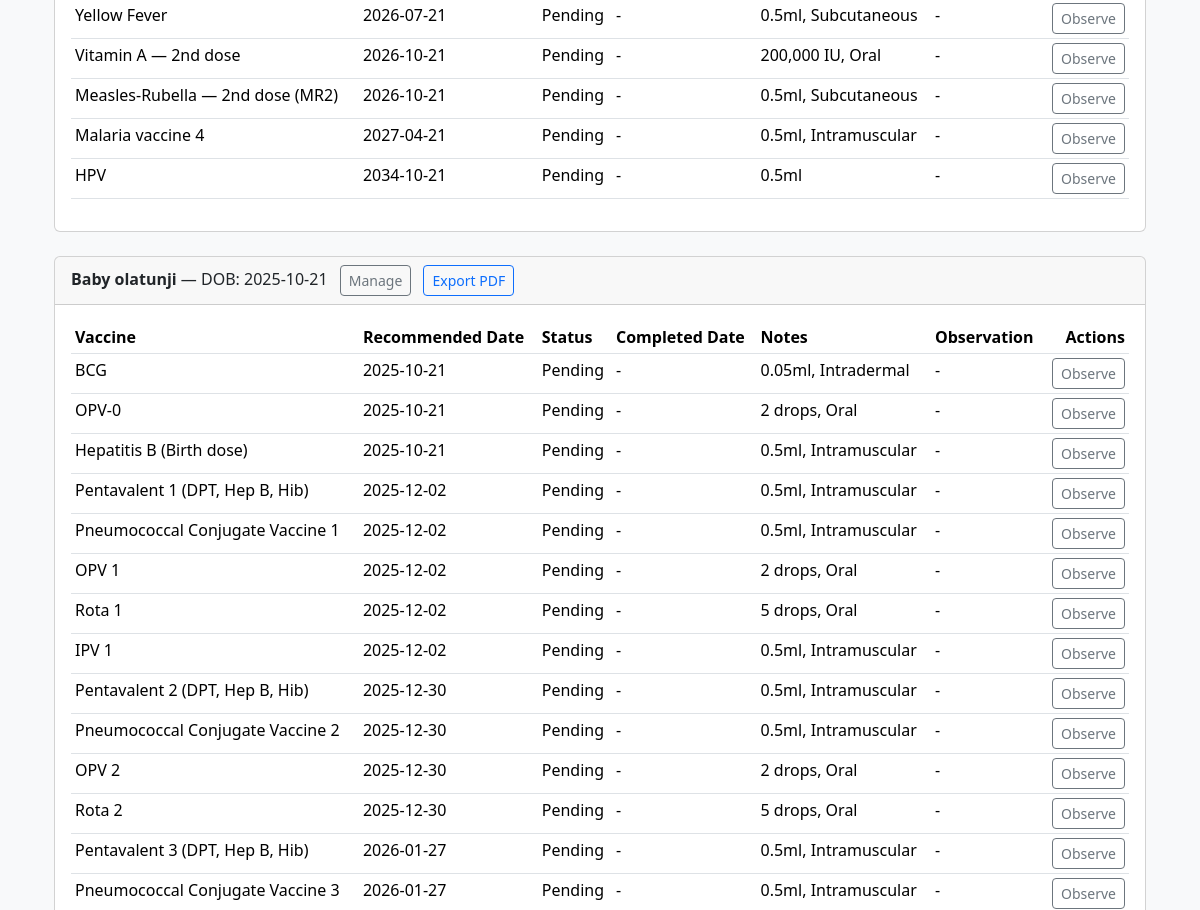
The page /immunization/schedule/all/ (signed in, middle part) on the database as committed earlier.
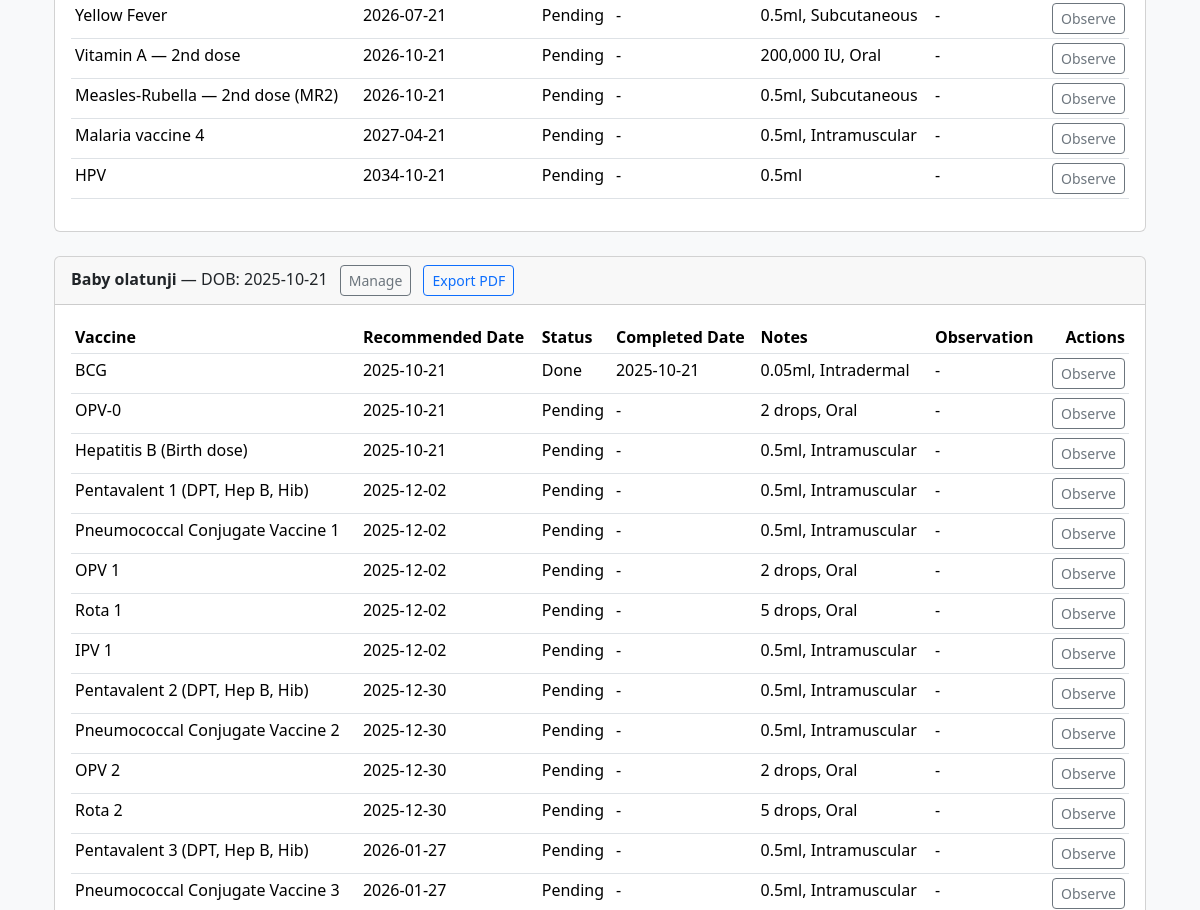
The same page on the database as committed later.
### immunization/models.py (models this page shows, shortened)
class ImmunizationSchedule(models.Model):
    STATUS_CHOICES = (
        ('DUE', 'Pending'),  # display "Pending" for patient-facing UI
        ('DONE', 'Done'),
        ('MISSED', 'Missed'),
    )
    baby = models.ForeignKey(BabyProfile, on_delete=models.CASCADE, related_name='immunizations')
    vaccine_name = models.CharField(max_length=100)
    scheduled_date = models.DateField()
    status = models.CharField(max_length=10, choices=STATUS_CHOICES, default='DUE')
    notes = models.TextField(blank=True)
    date_completed = models.DateField(blank=True, null=True)
    visible_to_mother = models.BooleanField(default=False)
    approved_by = models.ForeignKey(USER_MODEL, on_delete=models.SET_NULL, null=True, blank=True, related_name='approved_immunizations')
    approved_at = models.DateTimeField(null=True, blank=True)
    administered_by = models.ForeignKey(USER_MODEL, on_delete=models.SET_NULL, null=True, blank=True, related_name='administered_immunizations')
    administered_at = models.DateTimeField(null=True, blank=True)
    batch_number = models.CharField(max_length=120, blank=True)
    manufacturer = models.CharField(max_length=120, blank=True)
    administration_site = models.CharField(max_length=64, blank=True, help_text='e.g., Left Arm, Right Thigh')
    post_observation_notes = models.TextField(blank=True)
    rescheduled_for = models.DateField(null=True, blank=True)
    reschedule_reason = models.CharField(max_length=200, blank=True)

### immunization/views.py (the view)
# urls.py: path('immunization/schedule/all/', schedule_all_view, name='immunization_schedule_all'),
@login_required
def schedule_all_view(request):
    if not request.user.is_staff:
        messages.error(request, 'Staff access only.')
        return redirect('immunization_schedule')
    status_filter = request.GET.get('status', 'ALL').upper()
    qs = ImmunizationSchedule.objects.select_related('baby', 'baby__mother').all()
    if status_filter in {'DUE', 'DONE', 'MISSED'}:
        qs = qs.filter(status=status_filter)
    schedules = qs.order_by('scheduled_date')
    grouped_by_baby = []
    babies = BabyProfile.objects.all()
    babies_by_id = {b.id: b for b in babies}
    items_by_baby = {}
    for s in schedules:
        items_by_baby.setdefault(s.baby_id, []).append(s)
    for b_id, items in items_by_baby.items():
        grouped_by_baby.append({'baby': babies_by_id.get(b_id), 'items': items})
    status_counts = {
        'DUE': sum(1 for s in schedules if s.status == 'DUE'),
        'DONE': sum(1 for s in schedules if s.status == 'DONE'),
        'MISSED': sum(1 for s in schedules if s.status == 'MISSED'),
    }
    return render(request, 'immunization/schedule.html', {
        'profile': None,
        'babies': babies,
        'schedules': schedules,
        'grouped_by_baby': grouped_by_baby,
        'status_counts': status_counts,
        'status_filter': status_filter,
        'start_date_filter': '',
        'end_date_filter': '',
        'upcoming': sorted((s for s in schedules if s.status == 'DUE'), key=lambda x: x.scheduled_date),
    })

### templates/immunization/schedule.html (shortened to what this page needs)
{% extends 'base.html' %}
{% load static %}
{% block content %}
<div class="container mt-4">
  {% if grouped_by_baby %}
    {% for group in grouped_by_baby %}
      <div class="card mb-4">
        <div class="card-header d-flex justify-content-between align-items-center">
          <div>
            <strong>{{ group.baby.name }}</strong> — DOB: {{ group.baby.date_of_birth|date:'Y-m-d' }}
            {% if user.is_staff %}
              <span class="ms-2">
                <a href="{% url 'immunization_manage_baby' group.baby.id %}" class="btn btn-sm btn-outline-secondary">Manage</a>
              </span>
            {% endif %}
            <span class="ms-2">
              <a href="{% url 'immunization_baby_pdf' group.baby.id %}" class="btn btn-sm btn-outline-primary">Export PDF</a>
            </span>
          </div>
        </div>
        <div class="card-body">
          {% if group.items %}
            <table class="table table-sm">
              <thead>
                <tr>
                  <th>Vaccine</th>
                  <th>Recommended Date</th>
                  <th>Status</th>
                  <th>Completed Date</th>
                  {% if user.is_staff %}<th>Notes</th><th>Observation</th><th class="text-end">Actions</th>{% endif %}
                </tr>
              </thead>
              <tbody>
                {% for s in group.items %}
                  <tr>
                    <td>{{ s.vaccine_name }}</td>
                    <td>{{ s.scheduled_date|date:'Y-m-d' }}</td>
                    <td>{{ s.get_status_display }}</td>
                    <td>{% if s.date_completed %}{{ s.date_completed|date:'Y-m-d' }}{% else %}-{% endif %}</td>
                    {% if user.is_staff %}
                      <td>{{ s.notes|striptags|default:'-' }}</td>
                      <td>{{ s.post_observation_notes|default:'-' }}</td>
                      <td class="text-end">
                        <a href="{% url 'immunization_observe' s.id %}" class="btn btn-sm btn-outline-secondary">Observe</a>
                      </td>
                    {% endif %}
                  </tr>
                {% endfor %}
              </tbody>
            </table>
          {% else %}
            <p class="text-muted">No immunizations scheduled.</p>
          {% endif %}
        </div>
      </div>
    {% endfor %}
  {% else %}
    <p>No babies registered.</p>
  {% endif %}
</div>
{% endblock %}

Rows that differ between the two databases and show on the page:
changed ImmunizationSchedule "BCG": status "Pending" → "Done"; date_completed (not shown) → "2025-10-21"; no longer shows "-"
